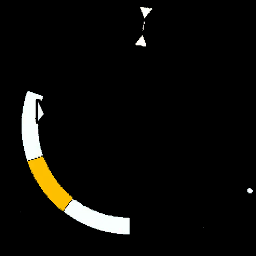
#> input picture data/none/0624-1.png, 256 x 256 px
$ python -i imgchange.py   (imports and definitions only)
#> lines starting #> are read from the running program, lines starting #| are printed output that depends on the picture; after the words box and inside, x2 and y2 are one past the last pixel; in counts of white or black regions, pixels touching at a corner belong together
#> further down, picture is the input picture: shape (256, 256, 3); mean B, G, R 8.9, 11.7, 12.4
import cv2
import numpy as np
import os
import glob

def change(img):
    mask_normal_and_tag = cv2.inRange(img, lowerb=np.array([230,225,225]), upperb=np.array([270,255,255]))
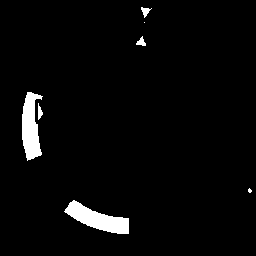
#> mask_normal_and_tag: shape (256, 256); 3.3% white; 7 white regions (2 under 20 px), largest, box (x1, y1, x2, y2) and area: (64, 200, 129, 234) 1039, (22, 92, 43, 161) 943, (141, 7, 152, 18) 57, (136, 36, 146, 46) 54, (38, 103, 43, 120) 50
    mask_perfect = cv2.inRange(img, lowerb=np.array([0,180,180]),upperb=np.array([40,255,255]))
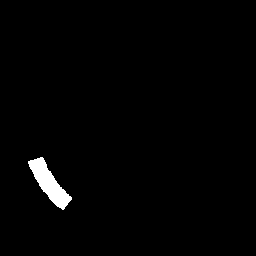
#> mask_perfect: shape (256, 256); 1.4% white; 1 white region, box (x1, y1, x2, y2) and area: (28, 157, 72, 210) 918
    mask = cv2.bitwise_or(mask_normal_and_tag,mask_perfect)
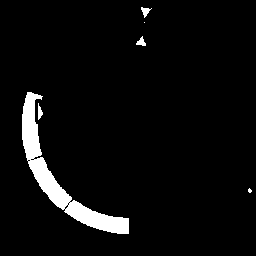
#> mask: shape (256, 256); 4.7% white; 6 white regions (2 under 20 px), largest, box (x1, y1, x2, y2) and area: (22, 92, 129, 234) 2900, (141, 7, 152, 18) 57, (136, 36, 146, 46) 54, (38, 103, 43, 120) 50
    ret = cv2.bitwise_and(img,img,mask=mask)
    return ret

#裁切为(1520,314)->(1994,788)的474*474图形
#源图为2560x1440这里用比例来弄
#1920x1080=>(1140,235)->(1542,591)
def cut(img,x,y):
    #print(img.shape)
    cropped = img[int(314/1440*y):int(788/1440*y), int(1520/2560*x):int(1994/2560*x)]  # 裁剪坐标为[y0:y1, x0:x1]
    return cropped

def imgreshape(img):
    ret = cv2.resize(img, dsize=(256, 256))
    return ret;

def all_change(img):
    #x,y = 2560, 1440;#自行更改为分辨率
    y,x,_ = img.shape
    img = cut(img, x, y)
    img = change(img)
    img = imgreshape(img)
    return img

def main():
    x,y = 2560, 1440;#自行更改为分辨率

    for tag in os.listdir("test"):
        for file in glob.glob(os.path.join("test", tag, "*.png")):
            outer = file.replace("test","data")
            print(f'"{file}"=>"{outer}"')
            img = cv2.imread(file)
            img = all_change(img)
            cv2.imwrite(outer,img)
            os.system(f'del "{file}"')

def test():
    img = cv2.imread("imgs\\test-source.png")
    img = all_change(img)
    cv2.imwrite("imgs\\test.png",img)

# [2 lines not run here, left out]

>>> import cv2
>>> picture = cv2.imread('data/none/0624-1.png')
>>> result = change(picture)
